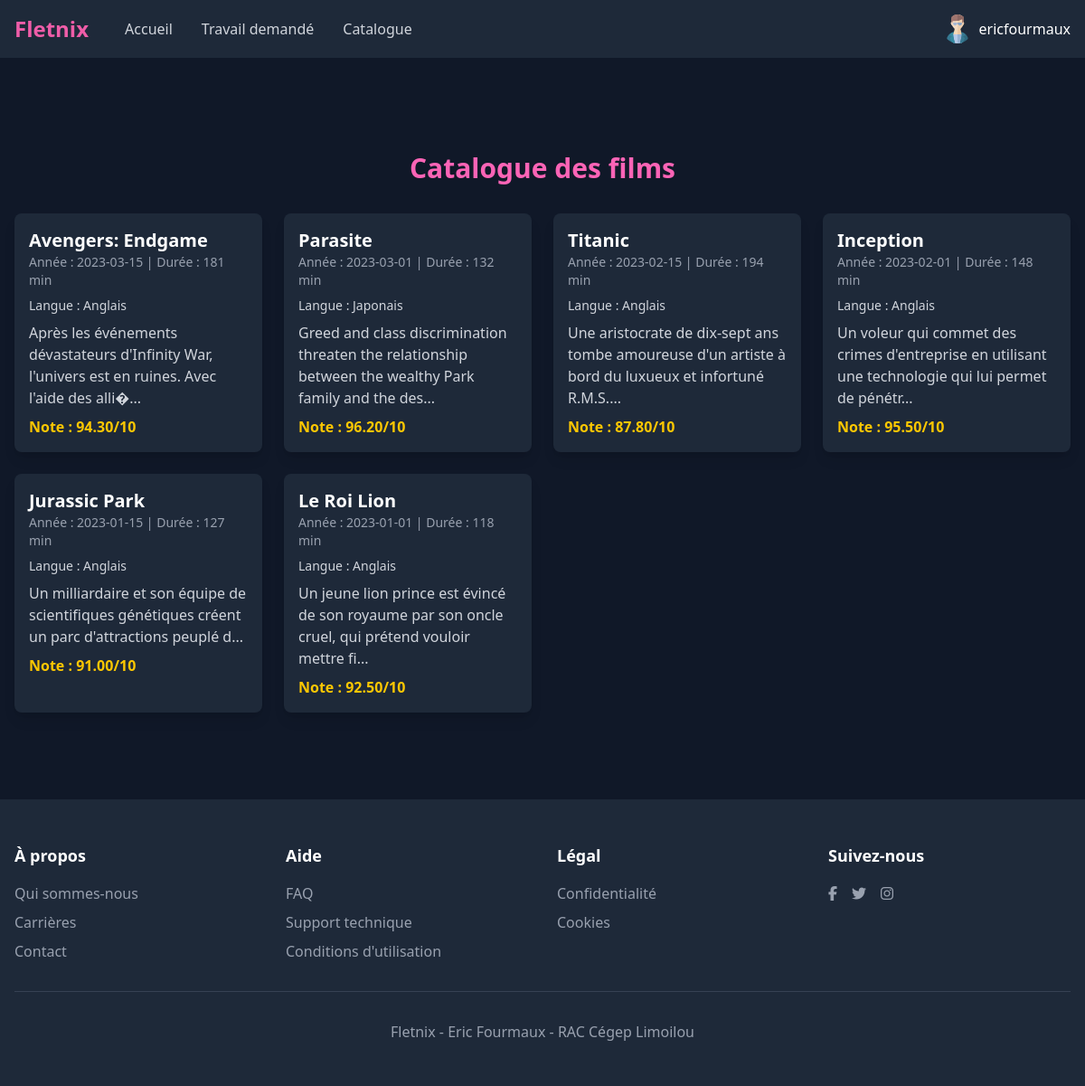
Page /films.php on the committed database.
### tables this page shows
CREATE TABLE `FILM` (
  `codeFilm` int NOT NULL,
  `codeCompagnie` int NOT NULL,
  `titre` varchar(255) NOT NULL,
  `duree` int NOT NULL,
  `description` text,
  `noteGlobale` decimal(4,2) DEFAULT NULL,
  `dateAjout` date NOT NULL,
  `langueOriginale` int NOT NULL
);

CREATE TABLE `LANGUE` (
  `codeLangue` int NOT NULL,
  `nomLangue` varchar(50) NOT NULL
);

### films.php (the view, shortened to what this page needs)
<?php
$servername = "localhost";
$username = "ericfourmaux";
$password = "L1m01!ou";
$dbname = "ERICFOURMAUX";
$conn = new mysqli($servername, $username, $password, $dbname);
$conn->set_charset("utf8mb4");
function getFilms($conn) {
    $sql = "SELECT f.codeFilm AS idFilm,
                   f.titre AS titreFilm,
                   f.duree AS dureeMinutes,
                   f.dateAjout,
                   f.description, f.noteGlobale, l.nomLangue
            FROM FILM f
            LEFT JOIN LANGUE l ON f.langueOriginale = l.codeLangue
            ORDER BY f.dateAjout DESC";
    $result = $conn->query($sql);
    $films = [];
    while ($row = $result->fetch_assoc()) {
        $films[] = $row;
    }
    return $films;
}
$films = getFilms($conn);
?>
<!DOCTYPE html>
<html lang="fr">
<head>
    <script src="https://unpkg.com/@tailwindcss/browser@4"></script>
    <link href="https://cdnjs.cloudflare.com/ajax/libs/font-awesome/6.7.2/css/all.min.css" rel="stylesheet">
    <link rel="stylesheet" href="style.css">
</head>
<body class="bg-gray-900 text-white">
    <nav class="bg-gray-800 fixed w-full z-50">
        <div class="max-w-7xl mx-auto px-4">
            <div class="flex justify-between h-16">
                <div class="flex items-center">
                    <a href="#" class="text-2xl font-bold" style="color: #EF5DA8;">Fletnix</a>
                    <div class="ml-10 flex space-x-8">
                        <a href="index.php" class="text-gray-300 hover:text-white">Accueil</a>
                        <a href="requetes.php" class="text-gray-300 hover:text-white">Travail demandé</a>
                        <a href="films.php" class="text-gray-300 hover:text-white">Catalogue</a>
                    </div>
                </div>
                <div class="flex items-center">
                    <div class="ml-4 relative">
                        <button class="flex items-center">
                            <img class="h-8 w-8 rounded-full"
                                 src="images/avatar_eric.svg"
                                 alt="Profile">
                            <span class="ml-2"><?php echo htmlspecialchars($username, ENT_QUOTES | ENT_HTML401, 'UTF-8'); ?></span>
                        </button>
                    </div>
                </div>
            </div>
        </div>
    </nav>
    <section class="max-w-7xl mx-auto px-4 py-12">
    </section>
    <main class="max-w-7xl mx-auto px-4 py-12">
        <h1 class="text-3xl font-bold text-center mb-8 text-pink-400">Catalogue des films</h1>
        <div class="grid grid-cols-1 sm:grid-cols-2 md:grid-cols-3 lg:grid-cols-4 gap-6">
            <?php foreach ($films as $film) : ?>
                <div class="bg-gray-800 rounded-lg shadow-lg overflow-hidden">
                    <div class="p-4">
                        <h2 class="text-xl font-semibold text-white"><?= htmlspecialchars($film['titreFilm']) ?></h2>
                        <p class="text-gray-400 text-sm">Année : <?= htmlspecialchars($film['dateAjout']) ?> | Durée : <?= htmlspecialchars($film['dureeMinutes']) ?> min</p>
                        <p class="text-gray-300 mt-2 text-sm">Langue : <?= htmlspecialchars($film['nomLangue']) ?></p>
                        <p class="text-gray-300 mt-2"><?= nl2br(htmlspecialchars(substr($film['description'], 0, 100))) ?>...</p>
                        <p class="mt-2 text-yellow-400 font-bold">Note : <?= htmlspecialchars($film['noteGlobale']) ?>/10</p>
                    </div>
                </div>
            <?php endforeach; ?>
        </div>
    </main>
    <footer class="bg-gray-800 mt-12">
        <div class="max-w-7xl mx-auto px-4 py-12">
            <div class="grid grid-cols-1 md:grid-cols-4 gap-8">
                <div>
                    <h3 class="text-lg font-semibold mb-4">À propos</h3>
                    <ul class="space-y-2">
                        <li><a href="#" class="text-gray-400 hover:text-white">Qui sommes-nous</a></li>
                        <li><a href="#" class="text-gray-400 hover:text-white">Carrières</a></li>
                        <li><a href="#" class="text-gray-400 hover:text-white">Contact</a></li>
                    </ul>
                </div>
                <div>
                    <h3 class="text-lg font-semibold mb-4">Aide</h3>
                    <ul class="space-y-2">
                        <li><a href="#" class="text-gray-400 hover:text-white">FAQ</a></li>
                        <li><a href="#" class="text-gray-400 hover:text-white">Support technique</a></li>
                        <li><a href="#" class="text-gray-400 hover:text-white">Conditions d'utilisation</a></li>
                    </ul>
                </div>
                <div>
                    <h3 class="text-lg font-semibold mb-4">Légal</h3>
                    <ul class="space-y-2">
                        <li><a href="#" class="text-gray-400 hover:text-white">Confidentialité</a></li>
                        <li><a href="#" class="text-gray-400 hover:text-white">Cookies</a></li>
                    </ul>
                </div>
                <div>
                    <h3 class="text-lg font-semibold mb-4">Suivez-nous</h3>
                    <div class="flex space-x-4">
                        <a href="#" class="text-gray-400 hover:text-white"><i class="fab fa-facebook-f"></i></a>
                        <a href="#" class="text-gray-400 hover:text-white"><i class="fab fa-twitter"></i></a>
                        <a href="#" class="text-gray-400 hover:text-white"><i class="fab fa-instagram"></i></a>
                    </div>
                </div>
            </div>
            <div class="mt-8 pt-8 border-t border-gray-700 text-center text-gray-400">
                <p>Fletnix - Eric Fourmaux - RAC Cégep Limoilou</p>
            </div>
        </div>
    </footer>
</body>
</html>

### rows in the picture
film: titre "Avengers: Endgame", dateAjout "2023-03-15", duree "181", langueOriginale.nomLangue "Anglais", description "Après les événements dévastateurs d'Infinity War, l'univers est en ruines. Avec l'aide des alli�", noteGlobale "94.30"
film: titre "Parasite", dateAjout "2023-03-01", duree "132", langueOriginale.nomLangue "Japonais", description "Greed and class discrimination threaten the relationship between the wealthy Park family and the des", noteGlobale "96.20"
film: titre "Titanic", dateAjout "2023-02-15", duree "194", langueOriginale.nomLangue "Anglais", description "Une aristocrate de dix-sept ans tombe amoureuse d'un artiste à bord du luxueux et infortuné R.M.S.", noteGlobale "87.80"
film: titre "Inception", dateAjout "2023-02-01", duree "148", langueOriginale.nomLangue "Anglais", description "Un voleur qui commet des crimes d'entreprise en utilisant une technologie qui lui permet de pénétr", noteGlobale "95.50"
film: titre "Jurassic Park", dateAjout "2023-01-15", duree "127", langueOriginale.nomLangue "Anglais", description "Un milliardaire et son équipe de scientifiques génétiques créent un parc d'attractions peuplé d", noteGlobale "91.00"
film: titre "Le Roi Lion", dateAjout "2023-01-01", duree "118", langueOriginale.nomLangue "Anglais", description "Un jeune lion prince est évincé de son royaume par son oncle cruel, qui prétend vouloir mettre fi", noteGlobale "92.50"

### other values in the picture
$username "ericfourmaux"
